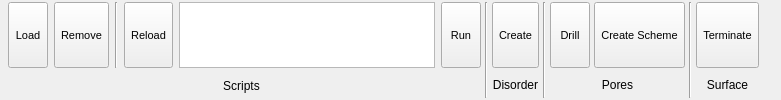
      <widget class="QWidget" name="ToolsTab">
       <attribute name="title">
        <string>Tools</string>
       </attribute>
       <layout class="QHBoxLayout" name="horizontalLayout_11">
        <property name="spacing">
         <number>4</number>
        </property>
        <property name="margin">
         <number>2</number>
        </property>
        <item>
         <layout class="QGridLayout" name="gridLayout_27">
          <property name="spacing">
           <number>6</number>
          </property>
          <item row="0" column="5">
           <widget class="QListWidget" name="ScriptsList">
            <property name="sizePolicy">
             <sizepolicy hsizetype="Minimum" vsizetype="Ignored">
              <horstretch>0</horstretch>
              <verstretch>0</verstretch>
             </sizepolicy>
            </property>
            <property name="minimumSize">
             <size>
              <width>200</width>
              <height>0</height>
             </size>
            </property>
            <property name="maximumSize">
             <size>
              <width>16777215</width>
              <height>128</height>
             </size>
            </property>
            <property name="contextMenuPolicy">
             <enum>Qt::CustomContextMenu</enum>
            </property>
            <property name="editTriggers">
             <set>QAbstractItemView::DoubleClicked</set>
            </property>
            <property name="selectionMode">
             <enum>QAbstractItemView::SingleSelection</enum>
            </property>
            <property name="selectionBehavior">
             <enum>QAbstractItemView::SelectRows</enum>
            </property>
           </widget>
          </item>
          <item row="0" column="4">
           <widget class="TMenuButton" name="ToolsScriptsReloadButton">
            <property name="sizePolicy">
             <sizepolicy hsizetype="Minimum" vsizetype="Fixed">
              <horstretch>0</horstretch>
              <verstretch>0</verstretch>
             </sizepolicy>
            </property>
            <property name="minimumSize">
             <size>
              <width>40</width>
              <height>66</height>
             </size>
            </property>
            <property name="maximumSize">
             <size>
              <width>128</width>
              <height>66</height>
             </size>
            </property>
            <property name="font">
             <font>
              <pointsize>8</pointsize>
             </font>
            </property>
            <property name="toolTip">
             <string>Edit / set cell lengths</string>
            </property>
            <property name="text">
             <string>Reload</string>
            </property>
            <property name="icon">
             <iconset resource="icons.qrc">
              <normaloff>:/tools/icons/script_reload.svg</normaloff>:/tools/icons/script_reload.svg</iconset>
            </property>
            <property name="iconSize">
             <size>
              <width>30</width>
              <height>30</height>
             </size>
            </property>
            <property name="checkable">
             <bool>false</bool>
            </property>
            <property name="checked">
             <bool>false</bool>
            </property>
            <property name="autoExclusive">
             <bool>false</bool>
            </property>
            <property name="toolButtonStyle">
             <enum>Qt::ToolButtonTextUnderIcon</enum>
            </property>
            <property name="autoRaise">
             <bool>false</bool>
            </property>
           </widget>
          </item>
          <item row="0" column="1">
           <widget class="TMenuButton" name="ToolsScriptsLoadButton">
            <property name="sizePolicy">
             <sizepolicy hsizetype="Minimum" vsizetype="Fixed">
              <horstretch>0</horstretch>
              <verstretch>0</verstretch>
             </sizepolicy>
            </property>
            <property name="minimumSize">
             <size>
              <width>40</width>
              <height>66</height>
             </size>
            </property>
            <property name="maximumSize">
             <size>
              <width>128</width>
              <height>66</height>
             </size>
            </property>
            <property name="font">
             <font>
              <pointsize>8</pointsize>
             </font>
            </property>
            <property name="toolTip">
             <string>Edit / set cell matrix</string>
            </property>
            <property name="text">
             <string>Load</string>
            </property>
            <property name="icon">
             <iconset resource="icons.qrc">
              <normaloff>:/tools/icons/script_load.svg</normaloff>:/tools/icons/script_load.svg</iconset>
            </property>
            <property name="iconSize">
             <size>
              <width>30</width>
              <height>30</height>
             </size>
            </property>
            <property name="checkable">
             <bool>false</bool>
            </property>
            <property name="checked">
             <bool>false</bool>
            </property>
            <property name="autoExclusive">
             <bool>false</bool>
            </property>
            <property name="toolButtonStyle">
             <enum>Qt::ToolButtonTextUnderIcon</enum>
            </property>
            <property name="autoRaise">
             <bool>false</bool>
            </property>
           </widget>
          </item>
          <item row="0" column="6">
           <widget class="TMenuButton" name="ToolsScriptsRunButton">
            <property name="sizePolicy">
             <sizepolicy hsizetype="Minimum" vsizetype="Fixed">
              <horstretch>0</horstretch>
              <verstretch>0</verstretch>
             </sizepolicy>
            </property>
            <property name="minimumSize">
             <size>
              <width>40</width>
              <height>66</height>
             </size>
            </property>
            <property name="maximumSize">
             <size>
              <width>128</width>
              <height>66</height>
             </size>
            </property>
            <property name="font">
             <font>
              <pointsize>8</pointsize>
             </font>
            </property>
            <property name="toolTip">
             <string>Edit / set cell lengths</string>
            </property>
            <property name="text">
             <string>Run</string>
            </property>
            <property name="icon">
             <iconset resource="icons.qrc">
              <normaloff>:/tools/icons/script_run.svg</normaloff>:/tools/icons/script_run.svg</iconset>
            </property>
            <property name="iconSize">
             <size>
              <width>30</width>
              <height>30</height>
             </size>
            </property>
            <property name="checkable">
             <bool>false</bool>
            </property>
            <property name="checked">
             <bool>false</bool>
            </property>
            <property name="autoExclusive">
             <bool>false</bool>
            </property>
            <property name="toolButtonStyle">
             <enum>Qt::ToolButtonTextUnderIcon</enum>
            </property>
            <property name="autoRaise">
             <bool>false</bool>
            </property>
           </widget>
          </item>
          <item row="1" column="0" colspan="7">
           <widget class="QLabel" name="label_7">
            <property name="text">
             <string>Scripts</string>
            </property>
            <property name="alignment">
             <set>Qt::AlignCenter</set>
            </property>
           </widget>
          </item>
          <item row="0" column="2">
           <widget class="TMenuButton" name="ToolsScriptsRemoveButton">
            <property name="sizePolicy">
             <sizepolicy hsizetype="Minimum" vsizetype="Fixed">
              <horstretch>0</horstretch>
              <verstretch>0</verstretch>
             </sizepolicy>
            </property>
            <property name="minimumSize">
             <size>
              <width>40</width>
              <height>66</height>
             </size>
            </property>
            <property name="maximumSize">
             <size>
              <width>128</width>
              <height>66</height>
             </size>
            </property>
            <property name="font">
             <font>
              <pointsize>8</pointsize>
             </font>
            </property>
            <property name="toolTip">
             <string>Edit / set cell lengths</string>
            </property>
            <property name="text">
             <string>Remove</string>
            </property>
            <property name="icon">
             <iconset resource="icons.qrc">
              <normaloff>:/tools/icons/script_remove.svg</normaloff>:/tools/icons/script_remove.svg</iconset>
            </property>
            <property name="iconSize">
             <size>
              <width>30</width>
              <height>30</height>
             </size>
            </property>
            <property name="checkable">
             <bool>false</bool>
            </property>
            <property name="checked">
             <bool>false</bool>
            </property>
            <property name="autoExclusive">
             <bool>false</bool>
            </property>
            <property name="toolButtonStyle">
             <enum>Qt::ToolButtonTextUnderIcon</enum>
            </property>
            <property name="autoRaise">
             <bool>false</bool>
            </property>
           </widget>
          </item>
          <item row="0" column="3">
           <widget class="Line" name="line_87">
            <property name="orientation">
             <enum>Qt::Vertical</enum>
            </property>
           </widget>
          </item>
         </layout>
        </item>
        <item>
         <widget class="Line" name="line_41">
          <property name="orientation">
           <enum>Qt::Vertical</enum>
          </property>
         </widget>
        </item>
        <item>
         <layout class="QGridLayout" name="gridLayout_24">
          <item row="0" column="0">
           <widget class="TMenuButton" name="ToolsDisorderCreateButton">
            <property name="sizePolicy">
             <sizepolicy hsizetype="Minimum" vsizetype="Fixed">
              <horstretch>0</horstretch>
              <verstretch>0</verstretch>
             </sizepolicy>
            </property>
            <property name="minimumSize">
             <size>
              <width>40</width>
              <height>66</height>
             </size>
            </property>
            <property name="maximumSize">
             <size>
              <width>128</width>
              <height>66</height>
             </size>
            </property>
            <property name="font">
             <font>
              <pointsize>8</pointsize>
             </font>
            </property>
            <property name="toolTip">
             <string>Run disorder builder wizard</string>
            </property>
            <property name="text">
             <string>Create</string>
            </property>
            <property name="icon">
             <iconset resource="icons.qrc">
              <normaloff>:/tools/icons/tools_disorder.svg</normaloff>:/tools/icons/tools_disorder.svg</iconset>
            </property>
            <property name="iconSize">
             <size>
              <width>30</width>
              <height>30</height>
             </size>
            </property>
            <property name="checkable">
             <bool>false</bool>
            </property>
            <property name="checked">
             <bool>false</bool>
            </property>
            <property name="autoExclusive">
             <bool>false</bool>
            </property>
            <property name="toolButtonStyle">
             <enum>Qt::ToolButtonTextUnderIcon</enum>
            </property>
            <property name="autoRaise">
             <bool>false</bool>
            </property>
           </widget>
          </item>
          <item row="1" column="0">
           <widget class="QLabel" name="label_76">
            <property name="sizePolicy">
             <sizepolicy hsizetype="Minimum" vsizetype="Minimum">
              <horstretch>0</horstretch>
              <verstretch>0</verstretch>
             </sizepolicy>
            </property>
            <property name="frameShape">
             <enum>QFrame::NoFrame</enum>
            </property>
            <property name="text">
             <string>Disorder</string>
            </property>
            <property name="alignment">
             <set>Qt::AlignCenter</set>
            </property>
           </widget>
          </item>
         </layout>
        </item>
        <item>
         <widget class="Line" name="line_39">
          <property name="orientation">
           <enum>Qt::Vertical</enum>
          </property>
         </widget>
        </item>
        <item>
         <layout class="QGridLayout" name="gridLayout_25">
          <item row="0" column="0">
           <widget class="TMenuButton" name="ToolsPoresDrillButton">
            <property name="sizePolicy">
             <sizepolicy hsizetype="Minimum" vsizetype="Fixed">
              <horstretch>0</horstretch>
              <verstretch>0</verstretch>
             </sizepolicy>
            </property>
            <property name="minimumSize">
             <size>
              <width>40</width>
              <height>66</height>
             </size>
            </property>
            <property name="maximumSize">
             <size>
              <width>128</width>
              <height>66</height>
             </size>
            </property>
            <property name="font">
             <font>
              <pointsize>8</pointsize>
             </font>
            </property>
            <property name="toolTip">
             <string>Run disorder builder wizard</string>
            </property>
            <property name="text">
             <string>Drill</string>
            </property>
            <property name="iconSize">
             <size>
              <width>30</width>
              <height>30</height>
             </size>
            </property>
            <property name="checkable">
             <bool>false</bool>
            </property>
            <property name="checked">
             <bool>false</bool>
            </property>
            <property name="autoExclusive">
             <bool>false</bool>
            </property>
            <property name="toolButtonStyle">
             <enum>Qt::ToolButtonTextUnderIcon</enum>
            </property>
            <property name="autoRaise">
             <bool>false</bool>
            </property>
           </widget>
          </item>
          <item row="0" column="1">
           <widget class="TMenuButton" name="ToolsPoresSchemeButton">
            <property name="sizePolicy">
             <sizepolicy hsizetype="Minimum" vsizetype="Fixed">
              <horstretch>0</horstretch>
              <verstretch>0</verstretch>
             </sizepolicy>
            </property>
            <property name="minimumSize">
             <size>
              <width>40</width>
              <height>66</height>
             </size>
            </property>
            <property name="maximumSize">
             <size>
              <width>128</width>
              <height>66</height>
             </size>
            </property>
            <property name="font">
             <font>
              <pointsize>8</pointsize>
             </font>
            </property>
            <property name="toolTip">
             <string>Run disorder builder wizard</string>
            </property>
            <property name="text">
             <string>Create Scheme</string>
            </property>
            <property name="iconSize">
             <size>
              <width>30</width>
              <height>30</height>
             </size>
            </property>
            <property name="checkable">
             <bool>false</bool>
            </property>
            <property name="checked">
             <bool>false</bool>
            </property>
            <property name="autoExclusive">
             <bool>false</bool>
            </property>
            <property name="toolButtonStyle">
             <enum>Qt::ToolButtonTextUnderIcon</enum>
            </property>
            <property name="autoRaise">
             <bool>false</bool>
            </property>
           </widget>
          </item>
          <item row="1" column="0" colspan="2">
           <widget class="QLabel" name="label_77">
            <property name="sizePolicy">
             <sizepolicy hsizetype="Minimum" vsizetype="Minimum">
              <horstretch>0</horstretch>
              <verstretch>0</verstretch>
             </sizepolicy>
            </property>
            <property name="frameShape">
             <enum>QFrame::NoFrame</enum>
            </property>
            <property name="text">
             <string>Pores</string>
            </property>
            <property name="alignment">
             <set>Qt::AlignCenter</set>
            </property>
           </widget>
          </item>
         </layout>
        </item>
        <item>
         <widget class="Line" name="line_40">
          <property name="orientation">
           <enum>Qt::Vertical</enum>
          </property>
         </widget>
        </item>
        <item>
         <layout class="QGridLayout" name="gridLayout_26">
          <item row="0" column="0">
           <widget class="TMenuButton" name="ToolsSurfaceTerminateButton">
            <property name="sizePolicy">
             <sizepolicy hsizetype="Minimum" vsizetype="Fixed">
              <horstretch>0</horstretch>
              <verstretch>0</verstretch>
             </sizepolicy>
            </property>
            <property name="minimumSize">
             <size>
              <width>40</width>
              <height>66</height>
             </size>
            </property>
            <property name="maximumSize">
             <size>
              <width>128</width>
              <height>66</height>
             </size>
            </property>
            <property name="font">
             <font>
              <pointsize>8</pointsize>
             </font>
            </property>
            <property name="toolTip">
             <string>Run disorder builder wizard</string>
            </property>
            <property name="text">
             <string>Terminate</string>
            </property>
            <property name="iconSize">
             <size>
              <width>30</width>
              <height>30</height>
             </size>
            </property>
            <property name="checkable">
             <bool>false</bool>
            </property>
            <property name="checked">
             <bool>false</bool>
            </property>
            <property name="autoExclusive">
             <bool>false</bool>
            </property>
            <property name="toolButtonStyle">
             <enum>Qt::ToolButtonTextUnderIcon</enum>
            </property>
            <property name="autoRaise">
             <bool>false</bool>
            </property>
           </widget>
          </item>
          <item row="1" column="0">
           <widget class="QLabel" name="label_78">
            <property name="sizePolicy">
             <sizepolicy hsizetype="Minimum" vsizetype="Minimum">
              <horstretch>0</horstretch>
              <verstretch>0</verstretch>
             </sizepolicy>
            </property>
            <property name="frameShape">
             <enum>QFrame::NoFrame</enum>
            </property>
            <property name="text">
             <string>Surface</string>
            </property>
            <property name="alignment">
             <set>Qt::AlignCenter</set>
            </property>
           </widget>
          </item>
         </layout>
        </item>
        <item>
         <spacer name="horizontalSpacer_34">
          <property name="orientation">
           <enum>Qt::Horizontal</enum>
          </property>
          <property name="sizeType">
           <enum>QSizePolicy::MinimumExpanding</enum>
          </property>
          <property name="sizeHint" stdset="0">
           <size>
            <width>20</width>
            <height>91</height>
           </size>
          </property>
         </spacer>
        </item>
       </layout>
      </widget>
